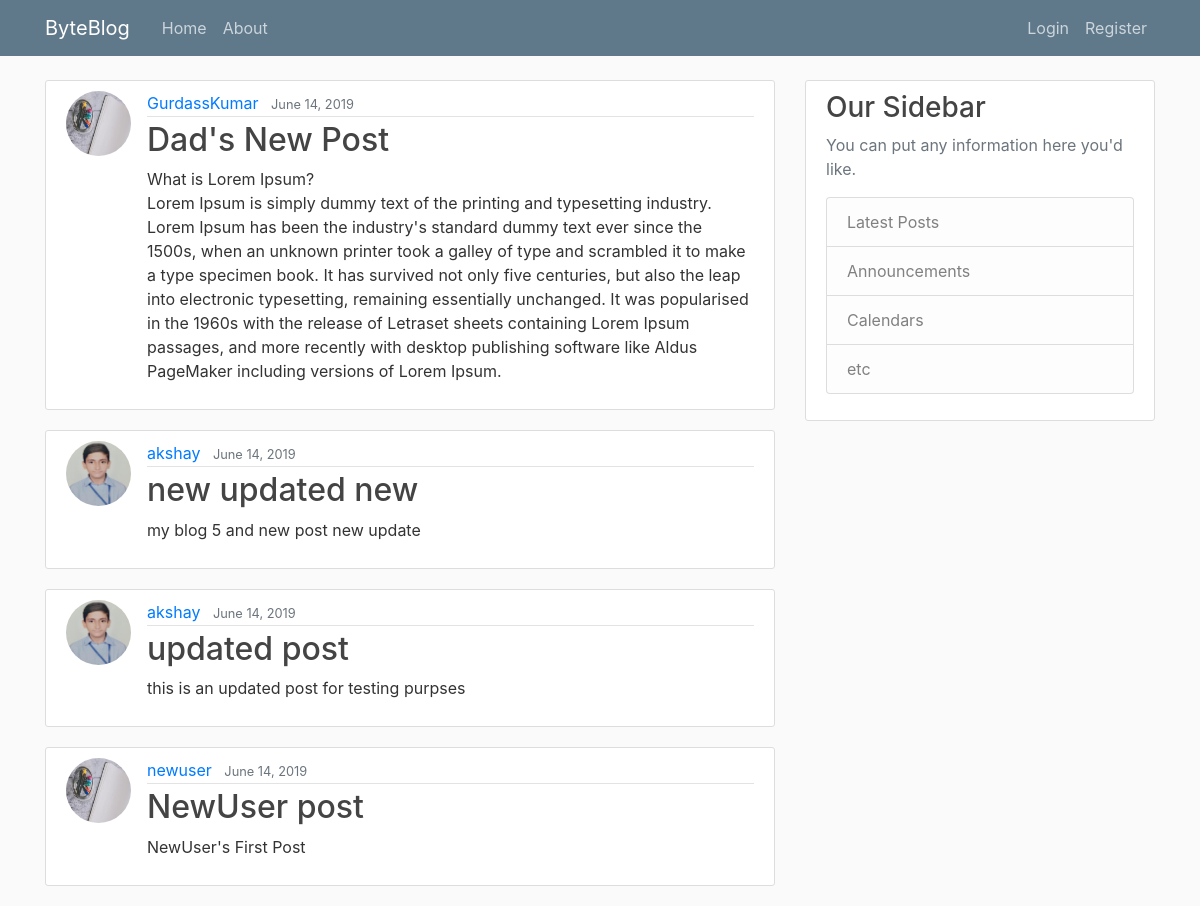
The page / on the database its author committed.
### myblog/models.py (models this page shows, shortened)
class Post(models.Model):
    title = models.CharField(max_length=100)
    content = models.TextField()
    date_posted = models.DateTimeField(default=timezone.now)
    author = models.ForeignKey(User, on_delete=models.CASCADE)

### users/models.py (models this page shows, shortened)
class Profile(models.Model):
    user = models.OneToOneField(User, on_delete=models.CASCADE)
    image = models.ImageField(default='default.jpg', upload_to='profile_pics')

### myblog/views.py (the view)
# urls.py: path('', PostListView.as_view(), name='home'),
class PostListView(ListView):
    model = Post
    template_name = 'myblog/home.htm'
    context_object_name = 'posts'
    ordering = ['-date_posted']

### myblog/templates/myblog/home.htm
{% extends 'myblog/base.htm' %}
{% block content %}
{% for post in posts %}
<article class="media content-section">
    <img class="rounded-circle article-img" src="{{ post.author.profile.image.url }}" alt="img not found">
    <div class="media-body">
        <div class="article-metadata">
            <a class="mr-2" href="#">{{ post.author }}</a>
            <small class="text-muted">{{ post.date_posted|date:"F d, Y" }}</small>
        </div>
        <h2><a class="article-title" href="{% url 'post-detail' post.id %}">{{ post.title }}</a></h2>
        <p class="article-content">{{ post.content }}</p>
    </div>
</article>
{% endfor %}
{% endblock %}

### myblog/templates/myblog/base.htm (shortened to what this page needs)
{% load static %}
<!DOCTYPE html>
<html lang="en">
<head>
    <link rel="stylesheet" href="https://stackpath.bootstrapcdn.com/bootstrap/4.3.1/css/bootstrap.min.css"
>
    <link rel="stylesheet" href="{% static 'myblog/main.css' %}">
</head>
<body>
    <header class="site-header">
        <nav class="navbar navbar-expand-md navbar-dark bg-steel fixed-top">
            <div class="container">
                <a class="navbar-brand mr-4" href="{% url 'home' %}">ByteBlog</a>
                <div class="collapse navbar-collapse" id="navbarToggle">
                    <div class="navbar-nav mr-auto">
                        <a class="nav-item nav-link" href="{% url 'home' %}">Home</a>
                        <a class="nav-item nav-link" href="{% url 'about' %}">About</a>
                    </div>
                    <div class="navbar-nav">
                        {% if user.is_authenticated %}
                        <a class="nav-item nav-link" href="{% url 'post-create' %}">New Post</a>
                        <a class="nav-item nav-link" href="{% url 'profile' %}">Profile</a>
                        <a class="nav-item nav-link" href="{% url 'logout' %}">Logout</a>
                        {% else %}
                        <a class="nav-item nav-link" href="{% url 'login' %}">Login</a>
                        <a class="nav-item nav-link" href="{% url 'register' %}">Register</a>
                        {% endif %}
                    </div>
                </div>
            </div>
        </nav>
    </header>
    <main role="main" class="container">
        <div class="row">
            <div class="col-md-8">
                {% block content %}{% endblock %}
            </div>
            <div class="col-md-4">
                <div class="content-section">
                    <h3>Our Sidebar</h3>
                    <p class='text-muted'>You can put any information here you'd like.
                        <ul class="list-group">
                            <li class="list-group-item list-group-item-light">Latest Posts</li>
                            <li class="list-group-item list-group-item-light">Announcements</li>
                            <li class="list-group-item list-group-item-light">Calendars</li>
                            <li class="list-group-item list-group-item-light">etc</li>
                        </ul>
                    </p>
                </div>
            </div>
        </div>
    </main>
</body>
</html>

### myblog/static/myblog/main.css (style rules this page uses)
body { background: #fafafa; color: #333333; margin-top: 5rem; }
h1, h2, h3, h4, h5, h6 { color: #444444; }
ul { margin: 0; }
.bg-steel { background-color: #5f788a; }
.site-header .navbar-nav .nav-link { color: #cbd5db; }
.content-section { background: #ffffff; padding: 10px 20px; border: 1px solid #dddddd; border-radius: 3px; margin-bottom: 20px; }
.article-title { color: #444444; }
.article-content { white-space: pre-line; }
.article-img { height: 65px; width: 65px; margin-right: 16px; }
.article-metadata { padding-bottom: 1px; margin-bottom: 4px; border-bottom: 1px solid #e3e3e3 }

### rows shown on the page
Post: author.profile.image (placeholder picture), author "GurdassKumar", date_posted "June 14, 2019", title "Dad's New Post", content "What is Lorem Ipsum? Lorem Ipsum is simply dummy text of the printing and typesetting industry. Lorem Ipsum has been the industry's standard dummy text ever since the 1500s, when an unknown printer took a galley of type and scrambled it to make a type specimen book. It has survived not only five centuries, but also the leap into electronic typesetting, remaining essentially unchanged. It was popularised in the 1960s with the release of Letraset sheets containing Lorem Ipsum passages, and more recently with desktop publishing software like Aldus PageMaker including versions of Lorem Ipsum."
Post: author.profile.image (picture), author "akshay", date_posted "June 14, 2019", title "new updated new", content "my blog 5 and new post new update"
Post: author.profile.image (picture), author "akshay", date_posted "June 14, 2019", title "updated post", content "this is an updated post for testing purpses"
Post: author.profile.image (placeholder picture), author "newuser", date_posted "June 14, 2019", title "NewUser post", content "NewUser's First Post"
